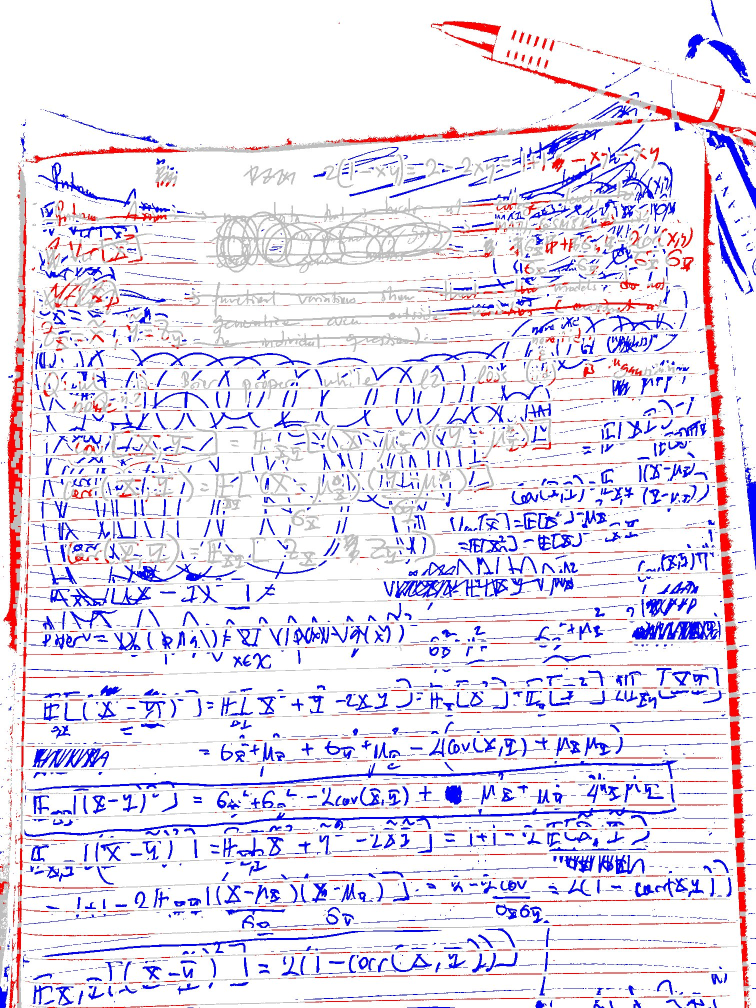
#> input picture experiments/35_brier_vs_corr_math_l2_pearson_lean_start_26Nov2026/assets/round2_photo_comparison_11-26-2026/page1_old_vs_new_ink_diff.jpg, 1512 x 2016 px, given in place of derivation_page_1_ruled_notebook_11-26-2026.png, which was not available (shown at 1/2 size)
$ python compare_photos_round2_11-26-2026.py
#> lines starting #> are read from the running program, lines starting #| are printed output that depends on the picture; after the words box and inside, x2 and y2 are one past the last pixel; in counts of white or black regions, pixels touching at a corner belong together
#!/usr/bin/env python3
"""Align each 13:01 photograph onto its 12:03 counterpart and mark which ink is in only one photo.

For each pair: both photographs are shrunk to half size, SIFT keypoints are matched (ratio test 0.75),
a homography is fitted with RANSAC (reprojection threshold 6 px), the new photograph is warped onto the old
one, and 'ink' is any pixel at least 38 grey levels darker than its local background (Gaussian blur, sigma 25).
Ink present in only one photograph (after dilating the other by a 9 by 9 window to tolerate small
misalignment) is drawn red (old photograph only) or blue (new photograph only); ink in both is grey.
The ruled lines, the paper edge, the desk and the pens also show up in the diff; the page curl and the
different camera position make them misalign, so they are not writing changes.

Run from the assets folder:  python3 -I round2_photo_comparison_11-26-2026/compare_photos_round2_11-26-2026.py
"""
import os
import sys

import cv2
import numpy as np

HERE = os.path.dirname(os.path.abspath(__file__))
ASSETS = os.path.dirname(HERE)
PAIRS = {
    "page1": ("derivation_page_1_ruled_notebook_11-26-2026.png", "derivation_page_1_extended_ruled_notebook_round2_11-26-2026.png"),
    "page2": ("derivation_page_2_loose_leaf_11-26-2026.png", "derivation_page_2_loose_leaf_rephotographed_round2_11-26-2026.png"),
}


def load(p, s=0.5):
#> called with s = 0.5
    im = cv2.imread(p)
#> im is the input picture: shape (2016, 1512, 3); mean B, G, R 237.9, 222.8, 229.2
    return cv2.resize(im, None, fx=s, fy=s, interpolation=cv2.INTER_AREA)


def ink(im):
    g = cv2.cvtColor(im, cv2.COLOR_BGR2GRAY)
    bg = cv2.GaussianBlur(g, (0, 0), 25)
    return (cv2.subtract(bg, g) > 38).astype(np.uint8) * 255


def align(name, old_p, new_p):
    o, n = load(old_p), load(new_p)
#> call 2 of load, with s = 0.5
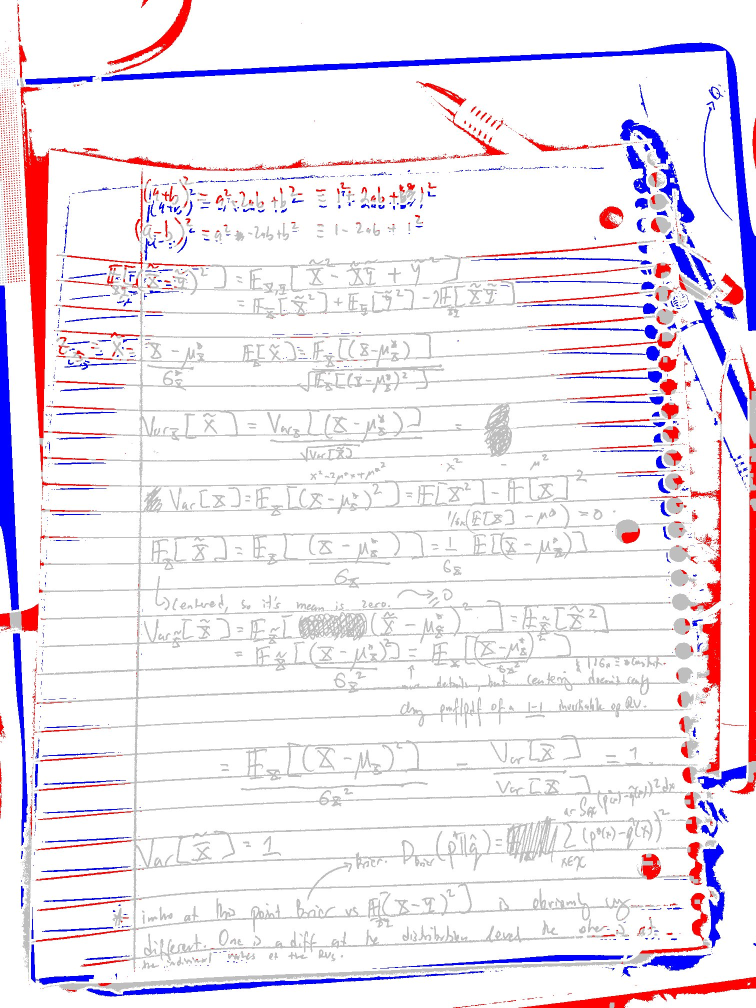
#> input picture experiments/35_brier_vs_corr_math_l2_pearson_lean_start_26Nov2026/assets/round2_photo_comparison_11-26-2026/page2_old_vs_new_ink_diff.jpg, 1512 x 2016 px, given in place of ivation_page_1_extended_ruled_notebook_round2_11-26-2026.png, which was not available (shown at 1/2 size)
#> in load, im is the input picture: shape (2016, 1512, 3); mean B, G, R 239.9, 232.3, 239.4
    go, gn = cv2.cvtColor(o, cv2.COLOR_BGR2GRAY), cv2.cvtColor(n, cv2.COLOR_BGR2GRAY)
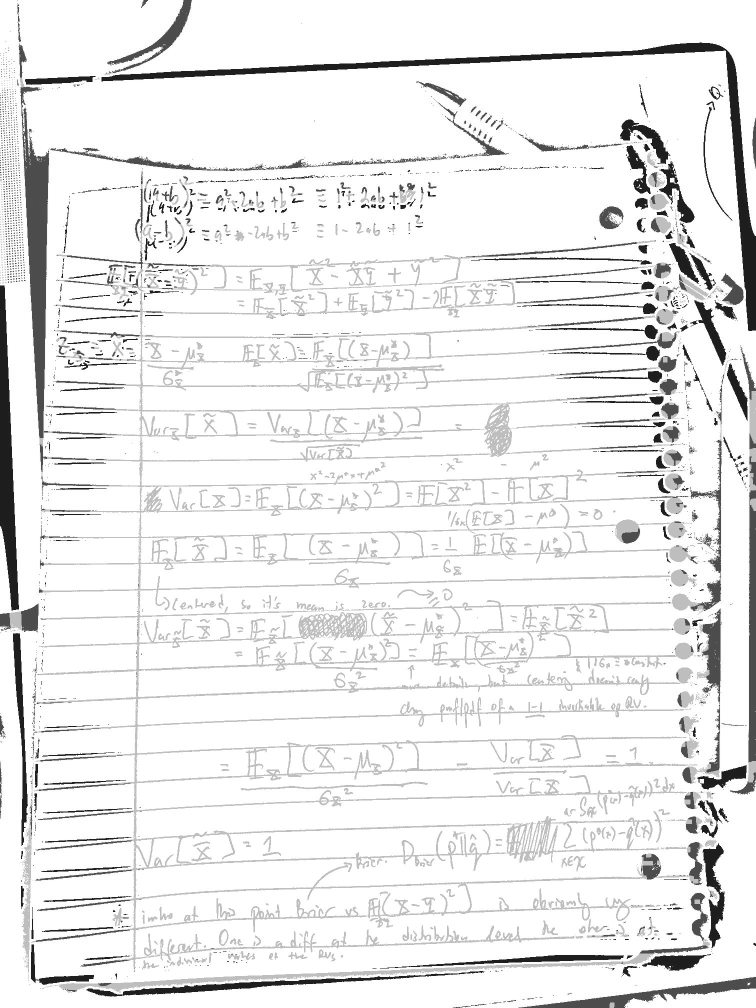
#> gn: shape (1008, 756); min 25, max 255, mean 235.4
    sift = cv2.SIFT_create(6000)
    ko, do = sift.detectAndCompute(go, None)
#> ko = 6000 keypoints; strongest (x, y, size): (100, 773, 2.1), (635, 777, 2.1), (557, 786, 2.1), (541, 540, 2)
    kn, dn = sift.detectAndCompute(gn, None)
#> kn = 4376 keypoints; strongest (x, y, size): (643, 249, 5.4), (403, 207, 3.1), (742, 463, 1.9), (672, 180, 3)
    m = cv2.BFMatcher().knnMatch(dn, do, k=2)
#> m = 4376 matches
    good = [a for a, b in m if a.distance < 0.75 * b.distance]
#> good = 107 matches
    src = np.float32([kn[g.queryIdx].pt for g in good]).reshape(-1, 1, 2)
#> src = 107 rows, first 8: [6.53, 552], [7.76, 391], [10.68, 586.6], [12.77, 504.1], [13.78, 527.1], [20.95, 43.28], [21.72, 648.4], [24.64, 98.15]
    dst = np.float32([ko[g.trainIdx].pt for g in good]).reshape(-1, 1, 2)
#> dst = 107 rows, first 8: [751.7, 524.6], [751.7, 524.6], [474.5, 23.03], [751.7, 524.6], [751.7, 524.6], [689.6, 692.3], [746.7, 902.9], [655.4, 795.5]
    H, mask = cv2.findHomography(src, dst, cv2.RANSAC, 6.0)
#> H = [[-0.639, -0.469, 751.6], [-0.446, -0.327, 524.6], [-0.00085, -0.000624, 1]]; mask = 107 values, max 1 at index 0, min 0 at index 2, mean 0.252
    w = cv2.warpPerspective(n, H, (o.shape[1], o.shape[0]))
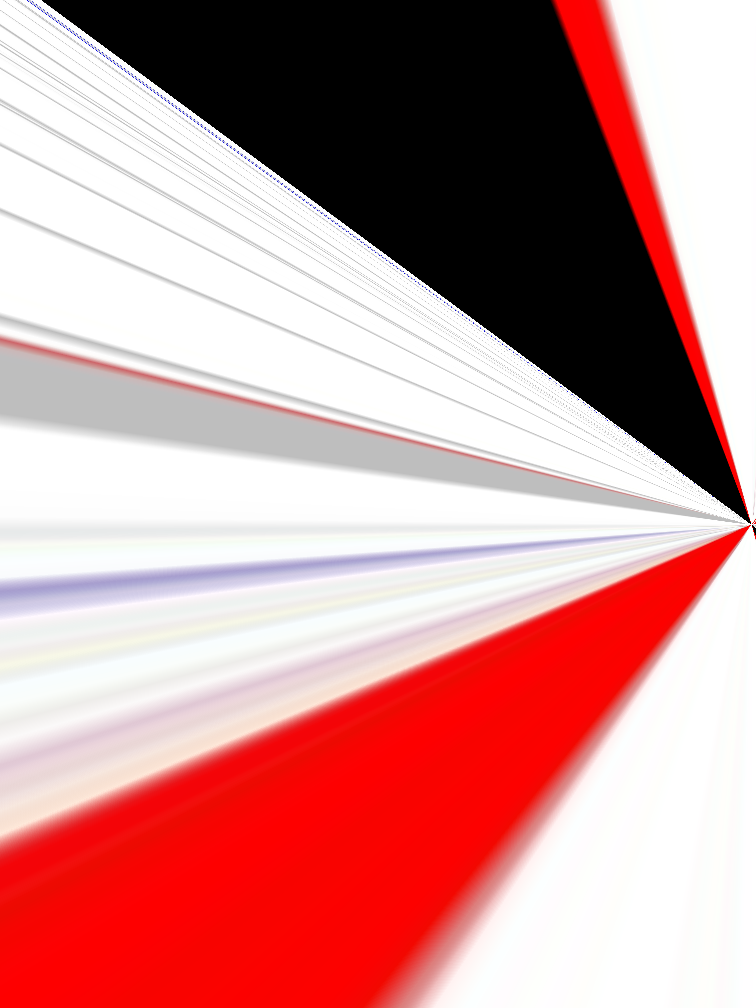
#> w: shape (1008, 756, 3); mean of channels 0, 1, 2 145.5, 145.4, 201.4; drawn as B, G, R
    io, iw = ink(o), ink(w)
#> in ink, `return (cv2.subtract(bg, g) > 38).astype(np.uint8) * 255`:
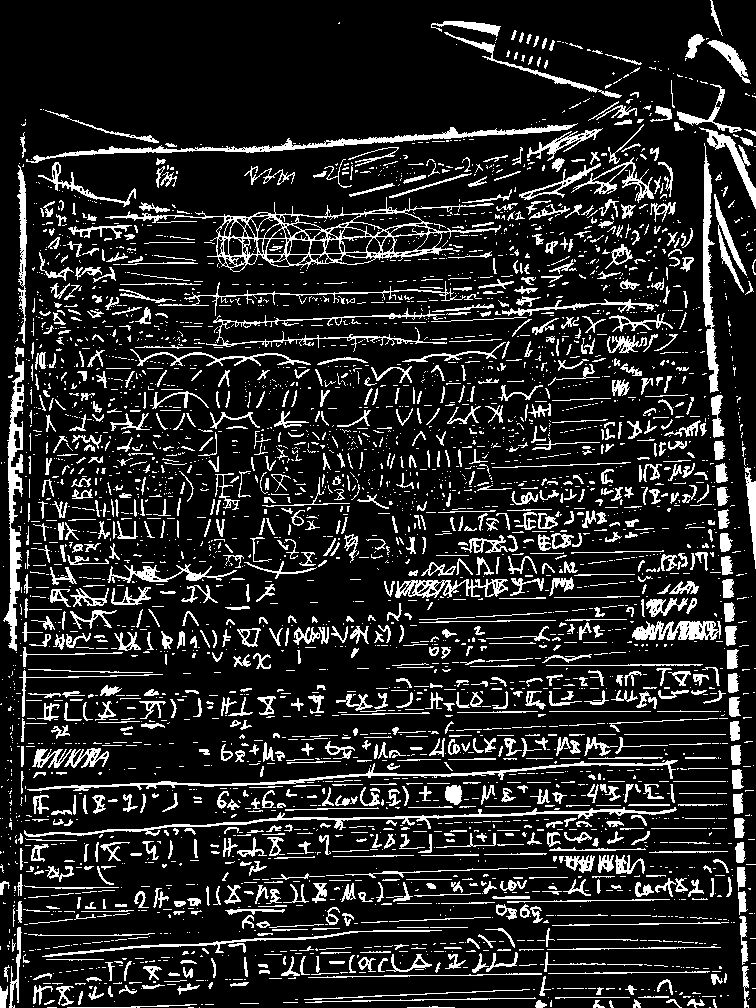
#> returned value: shape (1008, 756); 15.1% white in thin lines or dots
#> in ink (call 2), `bg = cv2.GaussianBlur(g, (0, 0), 25)`:
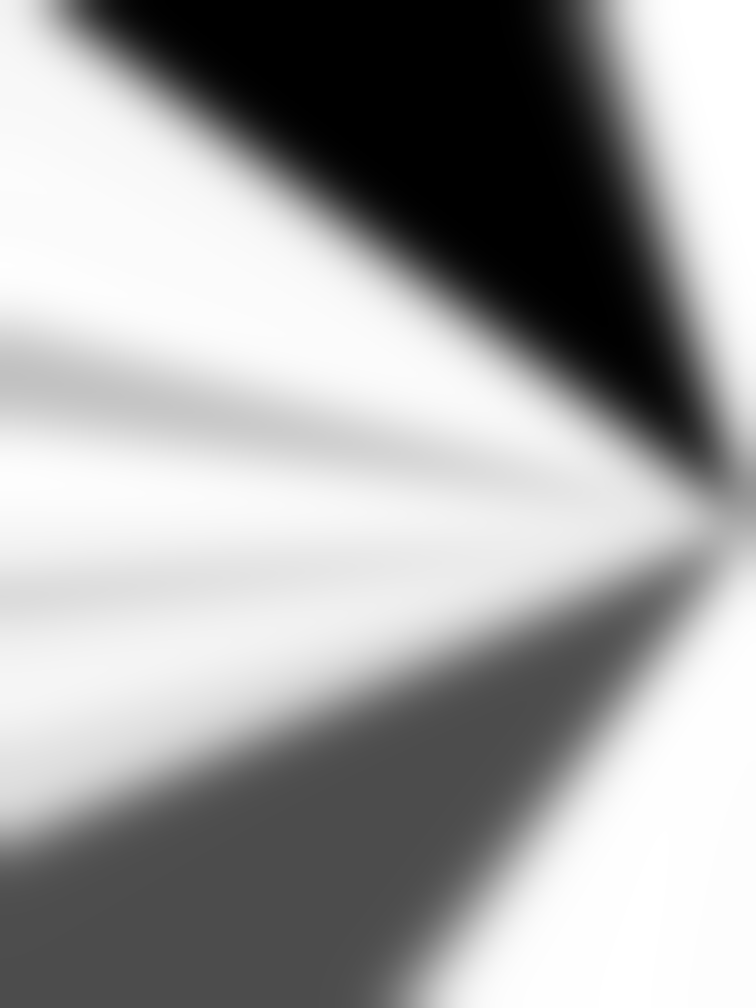
#> bg: shape (1008, 756); min 0, max 255, mean 162.1
#> in ink (call 2), `return (cv2.subtract(bg, g) > 38).astype(np.uint8) * 255`: returned value: shape (1008, 756); 7.5% white; 834 white regions (821 under 20 px), largest, box (x1, y1, x2, y2) and area: (42, 0, 751, 524) 30373, (35, 525, 751, 846) 14290, (0, 536, 630, 598) 4773
    k = np.ones((9, 9), np.uint8)
    only_new = cv2.bitwise_and(iw, cv2.bitwise_not(cv2.dilate(io, k)))
#> only_new: shape (1008, 756); 2% white; 565 white regions (492 under 20 px), largest, box (x1, y1, x2, y2) and area: (42, 0, 274, 143) 6068, (254, 154, 361, 211) 1494, (283, 717, 339, 733) 396
    only_old = cv2.bitwise_and(io, cv2.bitwise_not(cv2.dilate(iw, k)))
#> only_old: shape (1008, 756); 12.4% white in thin lines or dots
    vis = np.full(o.shape, 255, np.uint8)
    vis[io > 0] = (190, 190, 190)
    vis[only_old > 0] = (0, 0, 255)
    vis[only_new > 0] = (255, 0, 0)
    out = os.path.join(HERE, f"{name}_old_vs_new_ink_diff.jpg")
    cv2.imwrite(out, vis, [cv2.IMWRITE_JPEG_QUALITY, 85])
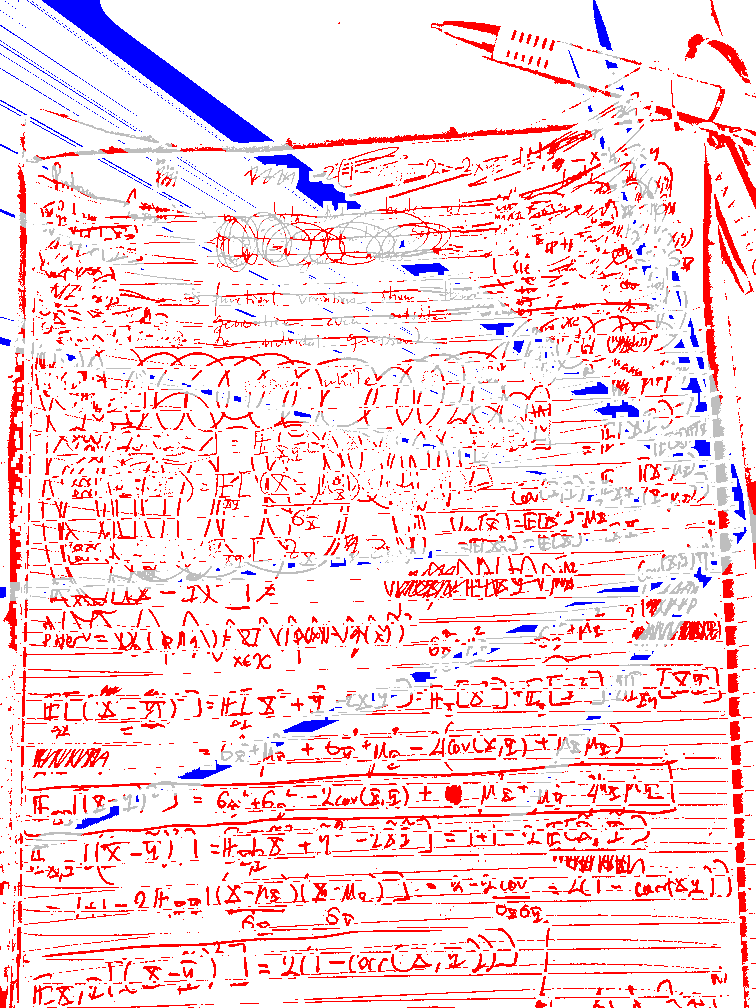
#> saved as page1_old_vs_new_ink_diff.jpg: shape (1008, 756, 3); mean B, G, R 221.5, 216.4, 248
    print(f"{name}: matches {len(good)}, RANSAC inliers {int(mask.sum())}; ink px old {int((io > 0).sum())}, "
          f"new {int((iw > 0).sum())}, only in new {int((only_new > 0).sum())}, only in old {int((only_old > 0).sum())}")
#| page1: matches 107, RANSAC inliers 27; ink px old 115346, new 57166, only in new 15508, only in old 94703


if __name__ == "__main__":
    for name, (old, new) in PAIRS.items():
#> (the run stopped early here; a loop or call above may not have finished)
